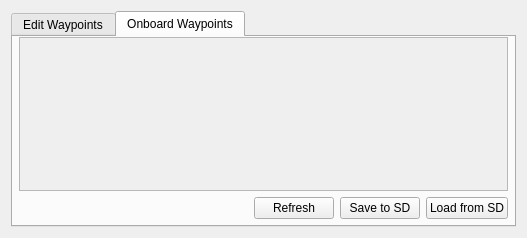
<?xml version="1.0" encoding="UTF-8"?>
<ui version="4.0">
 <class>WaypointList</class>
 <widget class="QWidget" name="WaypointList">
  <property name="geometry">
   <rect>
    <x>0</x>
    <y>0</y>
    <width>527</width>
    <height>238</height>
   </rect>
  </property>
  <property name="minimumSize">
   <size>
    <width>100</width>
    <height>120</height>
   </size>
  </property>
  <property name="windowTitle">
   <string>Form</string>
  </property>
  <layout class="QGridLayout" name="gridLayout">
   <item row="0" column="0">
    <widget class="QTabWidget" name="tabWidget">
     <property name="currentIndex">
      <number>1</number>
     </property>
     <widget class="QWidget" name="editTab">
      <attribute name="title">
       <string>Edit Waypoints</string>
      </attribute>
      <layout class="QGridLayout" name="gridLayout_2">
       <property name="leftMargin">
        <number>6</number>
       </property>
       <property name="topMargin">
        <number>0</number>
       </property>
       <property name="rightMargin">
        <number>6</number>
       </property>
       <property name="bottomMargin">
        <number>6</number>
       </property>
       <property name="spacing">
        <number>6</number>
       </property>
       <item row="1" column="1">
        <widget class="QPushButton" name="loadButton">
         <property name="sizePolicy">
          <sizepolicy hsizetype="Fixed" vsizetype="Fixed">
           <horstretch>0</horstretch>
           <verstretch>0</verstretch>
          </sizepolicy>
         </property>
         <property name="toolTip">
          <string>Load waypoints from a file on the local harddisk. Does not load the waypoints on the MAV.</string>
         </property>
         <property name="statusTip">
          <string>Load waypoints from a file on the local harddisk. Does not load the waypoints on the MAV.</string>
         </property>
         <property name="whatsThis">
          <string>Load waypoints from a file on the local harddisk. Does not load the waypoints on the MAV.</string>
         </property>
         <property name="text">
          <string>Load WPs</string>
         </property>
        </widget>
       </item>
       <item row="1" column="4">
        <widget class="QToolButton" name="positionAddButton">
         <property name="toolTip">
          <string>Set the current vehicle position as new waypoint</string>
         </property>
         <property name="statusTip">
          <string>Set the current vehicle position as new waypoint</string>
         </property>
         <property name="whatsThis">
          <string>Set the current vehicle position as new waypoint</string>
         </property>
         <property name="text">
          <string>...</string>
         </property>
         <property name="icon">
          <iconset resource="../../qgroundcontrol.qrc">
           <normaloff>:/files/images/actions/go-bottom.svg</normaloff>:/files/images/actions/go-bottom.svg</iconset>
         </property>
        </widget>
       </item>
       <item row="1" column="3">
        <spacer name="horizontalSpacer">
         <property name="orientation">
          <enum>Qt::Horizontal</enum>
         </property>
         <property name="sizeHint" stdset="0">
          <size>
           <width>127</width>
           <height>20</height>
          </size>
         </property>
        </spacer>
       </item>
       <item row="1" column="5">
        <widget class="QToolButton" name="addButton">
         <property name="toolTip">
          <string>Add a new waypoint to this list. Transmit via write to the MAV.</string>
         </property>
         <property name="statusTip">
          <string>Add a new waypoint to this list. Transmit via write to the MAV.</string>
         </property>
         <property name="whatsThis">
          <string>Add a new waypoint to this list. Transmit via write to the MAV.</string>
         </property>
         <property name="text">
          <string>...</string>
         </property>
         <property name="icon">
          <iconset resource="../../qgroundcontrol.qrc">
           <normaloff>:/files/images/actions/list-add.svg</normaloff>:/files/images/actions/list-add.svg</iconset>
         </property>
        </widget>
       </item>
       <item row="1" column="8">
        <widget class="QPushButton" name="transmitButton">
         <property name="sizePolicy">
          <sizepolicy hsizetype="Fixed" vsizetype="Fixed">
           <horstretch>0</horstretch>
           <verstretch>0</verstretch>
          </sizepolicy>
         </property>
         <property name="toolTip">
          <string>Transmit all waypoints on this list to the MAV.</string>
         </property>
         <property name="statusTip">
          <string>Transmit all waypoints on this list to the MAV.</string>
         </property>
         <property name="whatsThis">
          <string>Transmit all waypoints on this list to the MAV.</string>
         </property>
         <property name="text">
          <string>Set</string>
         </property>
         <property name="icon">
          <iconset resource="../../qgroundcontrol.qrc">
           <normaloff>:/files/images/devices/network-wireless.svg</normaloff>:/files/images/devices/network-wireless.svg</iconset>
         </property>
        </widget>
       </item>
       <item row="0" column="0" colspan="10">
        <widget class="QScrollArea" name="scrollArea">
         <property name="widgetResizable">
          <bool>true</bool>
         </property>
         <widget class="QWidget" name="scrollAreaWidgetContents">
          <property name="geometry">
           <rect>
            <x>0</x>
            <y>0</y>
            <width>489</width>
            <height>156</height>
           </rect>
          </property>
          <layout class="QVBoxLayout" name="verticalLayout_2">
           <item>
            <widget class="QWidget" name="editableListWidget" native="true">
             <property name="toolTip">
              <string>Waypoint list. The list is empty until you issue a read command or add waypoints.</string>
             </property>
             <property name="statusTip">
              <string>Waypoint list. The list is empty until you issue a read command or add waypoints.</string>
             </property>
             <property name="whatsThis">
              <string>Waypoint list. The list is empty until you issue a read command or add waypoints.</string>
             </property>
            </widget>
           </item>
          </layout>
         </widget>
        </widget>
       </item>
       <item row="1" column="7">
        <widget class="QPushButton" name="readButton">
         <property name="sizePolicy">
          <sizepolicy hsizetype="Fixed" vsizetype="Fixed">
           <horstretch>0</horstretch>
           <verstretch>0</verstretch>
          </sizepolicy>
         </property>
         <property name="toolTip">
          <string>Read all waypoints from the MAV. Clears the list on this computer.</string>
         </property>
         <property name="statusTip">
          <string>Read all waypoints from the MAV. Clears the list on this computer.</string>
         </property>
         <property name="whatsThis">
          <string>Read all waypoints from the MAV. Clears the list on this computer.</string>
         </property>
         <property name="text">
          <string>Get</string>
         </property>
         <property name="icon">
          <iconset resource="../../qgroundcontrol.qrc">
           <normaloff>:/files/images/status/software-update-available.svg</normaloff>:/files/images/status/software-update-available.svg</iconset>
         </property>
        </widget>
       </item>
       <item row="1" column="0">
        <widget class="QPushButton" name="saveButton">
         <property name="sizePolicy">
          <sizepolicy hsizetype="Fixed" vsizetype="Fixed">
           <horstretch>0</horstretch>
           <verstretch>0</verstretch>
          </sizepolicy>
         </property>
         <property name="toolTip">
          <string>Save waypoints to a file on the local harddisk. Does not save them on the MAV.</string>
         </property>
         <property name="statusTip">
          <string>Save waypoints to a file on the local harddisk. Does not save them on the MAV.</string>
         </property>
         <property name="whatsThis">
          <string>Save waypoints to a file on the local harddisk. Does not save them on the MAV.</string>
         </property>
         <property name="text">
          <string>Save WPs</string>
         </property>
        </widget>
       </item>
       <item row="1" column="2">
        <widget class="QLabel" name="statusLabel">
         <property name="toolTip">
          <string>The current waypoint transmission status</string>
         </property>
         <property name="statusTip">
          <string>The current waypoint transmission status</string>
         </property>
         <property name="whatsThis">
          <string>The current waypoint transmission status</string>
         </property>
         <property name="text">
          <string>Please add first waypoint.</string>
         </property>
        </widget>
       </item>
       <item row="1" column="6">
        <widget class="QToolButton" name="clearWPListButton">
         <property name="toolTip">
          <string>Delete all waypoints from this list. You have to click write to clear the list on the MAV as well.</string>
         </property>
         <property name="statusTip">
          <string>Delete all waypoints from this list. You have to click write to clear the list on the MAV as well.</string>
         </property>
         <property name="whatsThis">
          <string>Delete all waypoints from this list. You have to click write to clear the list on the MAV as well.</string>
         </property>
         <property name="text">
          <string>...</string>
         </property>
         <property name="icon">
          <iconset resource="../../qgroundcontrol.qrc">
           <normaloff>:/files/images/actions/process-stop.svg</normaloff>:/files/images/actions/process-stop.svg</iconset>
         </property>
        </widget>
       </item>
      </layout>
     </widget>
     <widget class="QWidget" name="viewTab">
      <attribute name="title">
       <string>Onboard Waypoints</string>
      </attribute>
      <layout class="QGridLayout" name="gridLayout_3">
       <property name="leftMargin">
        <number>6</number>
       </property>
       <property name="topMargin">
        <number>0</number>
       </property>
       <property name="rightMargin">
        <number>6</number>
       </property>
       <property name="bottomMargin">
        <number>6</number>
       </property>
       <item row="1" column="1">
        <spacer name="horizontalSpacer_2">
         <property name="orientation">
          <enum>Qt::Horizontal</enum>
         </property>
         <property name="sizeHint" stdset="0">
          <size>
           <width>714</width>
           <height>20</height>
          </size>
         </property>
        </spacer>
       </item>
       <item row="1" column="2">
        <widget class="QPushButton" name="refreshButton">
         <property name="toolTip">
          <string>Read all waypoints from the MAV and display in View tab..</string>
         </property>
         <property name="statusTip">
          <string>Read all waypoints from the MAV and display in View tab..</string>
         </property>
         <property name="whatsThis">
          <string>Read all waypoints from the MAV and display in View tab.</string>
         </property>
         <property name="text">
          <string>Refresh</string>
         </property>
         <property name="icon">
          <iconset resource="../../qgroundcontrol.qrc">
           <normaloff>:/files/images/actions/go-jump.svg</normaloff>:/files/images/actions/go-jump.svg</iconset>
         </property>
        </widget>
       </item>
       <item row="1" column="0">
        <widget class="QLabel" name="viewStatusLabel">
         <property name="text">
          <string/>
         </property>
        </widget>
       </item>
       <item row="1" column="3">
        <widget class="QPushButton" name="button_saveToSD">
         <property name="toolTip">
          <string>Save onboard waypoints to SD card</string>
         </property>
         <property name="statusTip">
          <string>Save onboard waypoints to SD card</string>
         </property>
         <property name="whatsThis">
          <string>Save onboard waypoints to SD card</string>
         </property>
         <property name="text">
          <string>Save to SD</string>
         </property>
         <property name="icon">
          <iconset resource="../../qgroundcontrol.qrc">
           <normaloff>:/files/images/actions/disk.png</normaloff>:/files/images/actions/disk.png</iconset>
         </property>
        </widget>
       </item>
       <item row="1" column="4">
        <widget class="QPushButton" name="button_loadFromSD">
         <property name="toolTip">
          <string>Load onboard waypoints from SD card</string>
         </property>
         <property name="statusTip">
          <string>Load onboard waypoints from SD card</string>
         </property>
         <property name="whatsThis">
          <string>Load onboard waypoints from SD card</string>
         </property>
         <property name="text">
          <string>Load from SD</string>
         </property>
         <property name="icon">
          <iconset resource="../../qgroundcontrol.qrc">
           <normaloff>:/files/images/status/software-update-available.svg</normaloff>:/files/images/status/software-update-available.svg</iconset>
         </property>
        </widget>
       </item>
       <item row="0" column="0" colspan="5">
        <widget class="QScrollArea" name="readOnlyScrollArea">
         <property name="widgetResizable">
          <bool>true</bool>
         </property>
         <widget class="QWidget" name="scrollAreaWidgetContents_2">
          <property name="geometry">
           <rect>
            <x>0</x>
            <y>0</y>
            <width>489</width>
            <height>156</height>
           </rect>
          </property>
          <property name="autoFillBackground">
           <bool>true</bool>
          </property>
          <layout class="QVBoxLayout" name="verticalLayout">
           <item>
            <widget class="QWidget" name="viewOnlyListWidget" native="true">
             <property name="enabled">
              <bool>true</bool>
             </property>
            </widget>
           </item>
          </layout>
         </widget>
        </widget>
       </item>
      </layout>
     </widget>
    </widget>
   </item>
  </layout>
  <action name="actionAddWaypoint">
   <property name="icon">
    <iconset resource="../../qgroundcontrol.qrc">
     <normaloff>:/files/images/actions/list-add.svg</normaloff>:/files/images/actions/list-add.svg</iconset>
   </property>
   <property name="text">
    <string>Add Waypoint</string>
   </property>
   <property name="toolTip">
    <string>Add a new waypoint to the end of the list</string>
   </property>
  </action>
  <action name="actionTransmit">
   <property name="icon">
    <iconset resource="../../qgroundcontrol.qrc">
     <normaloff>:/files/images/devices/network-wireless.svg</normaloff>:/files/images/devices/network-wireless.svg</iconset>
   </property>
   <property name="text">
    <string>Transmit</string>
   </property>
   <property name="toolTip">
    <string>Transmit waypoints to unmanned system</string>
   </property>
  </action>
  <action name="actionRead">
   <property name="icon">
    <iconset resource="../../qgroundcontrol.qrc">
     <normaloff>:/files/images/status/software-update-available.svg</normaloff>:/files/images/status/software-update-available.svg</iconset>
   </property>
   <property name="text">
    <string>Read</string>
   </property>
  </action>
 </widget>
 <resources>
  <include location="../../qgroundcontrol.qrc"/>
 </resources>
 <connections/>
</ui>
